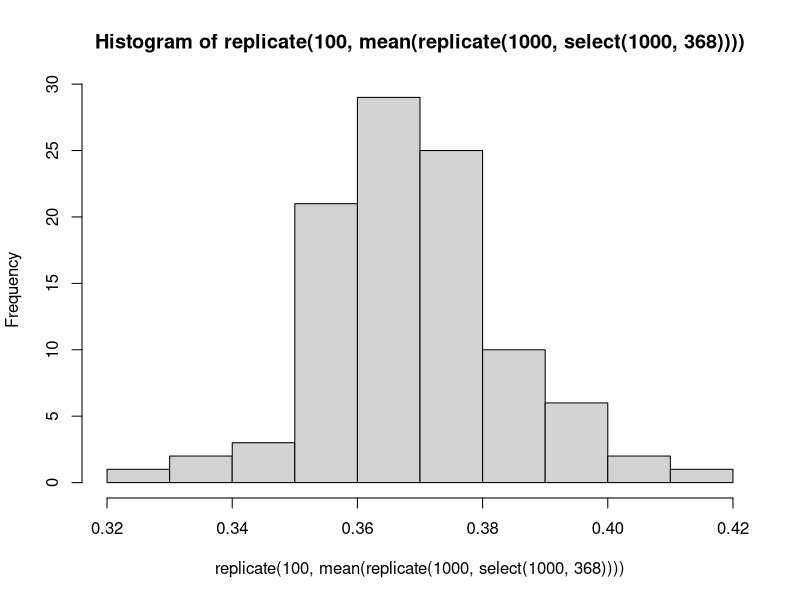

Here is the R script that generated this plot:
# nは候補者全体数．rは観察数
# アルゴリズムは以下の通り
# r人までは選ばず最大値だけ記憶する，
# r+1人目以降にその最大値を超えた最初の人を選ぶ


###### 関数selectの定義 ####### 
select <- function(n, r){
	applicants <- runif(n) # n人を数値化
	candidate <- max(applicants[1:r]) #r人までの暫定1位
	if(candidate == max(applicants)){
		selected <- 0
	}#最初のr人に1位が入ればreturnが0になる
	s <- r + 1 #whileループ用カウンタ
	if(applicants[s] > candidate) {
		selected <- applicants[s] #サーチ最初で超えたら代入
	} else {
		selected <- 0
		while(candidate != max(applicants) & applicants[s] < candidate & s<=n){
			s <- s+1
			selected <- applicants[s]# candidateよりもいい人をselectedに記録
		}#while ends
	}#if else ends
	if(selected == max(applicants)){1}else{0}# selectedの最初が1位か判定
}#return is 0 or 1


###### 動作確認 #######
select(10,3)

# 1000回繰り返して確率を計算
mean(replicate(1000,select(10,3)))

mean(replicate(1000,select(100,37)))

# 平均（成功確率）の分布
hist(
	replicate(100, mean(replicate(1000,select(1000,368))))
)


